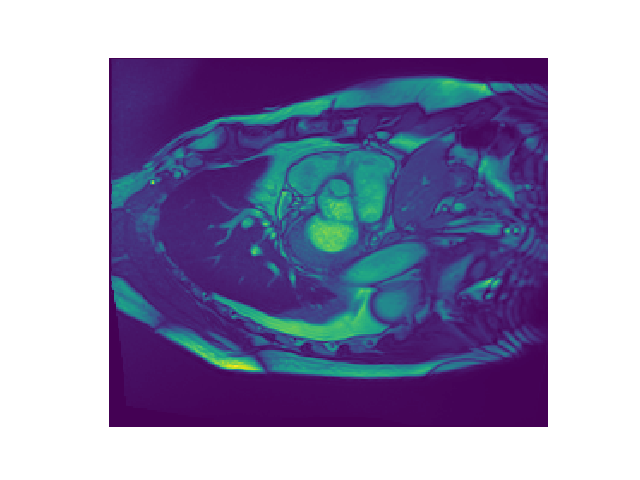
#> input picture Medical Sensors Project/prediction/patient1-pred-fig-1.png, 640 x 480 px; its folder holds only this picture in this run
$ python FINAL-code-edge.py   (older library calls are emulated)
#> lines starting #> are read from the running program, lines starting #| are printed output that depends on the picture; after the words box and inside, x2 and y2 are one past the last pixel; in counts of white or black regions, pixels touching at a corner belong together
"""pip install numpy
pip install matplotlib
pip install PIL
pip install opencv-python
pip install scikit-image
pip install argparse
pip install imutils
"""

import os
dirname = os.path.dirname(__file__)

import numpy as np
import cv2
from matplotlib import pyplot as plt
import matplotlib.image as mpimg
from PIL import Image

from skimage.feature import peak_local_max
from skimage.morphology import watershed
from scipy import ndimage
import argparse
import imutils

for filename in os.listdir(os.path.join(dirname, 'prediction')):

  # Importing Image
  img = cv2.imread((os.path.join(dirname, 'prediction', filename)), 1)
#> img is the input picture: shape (480, 640, 3); mean B, G, R 181.7, 150.1, 153.7
  print("Working on {0}.......".format(filename))
  #serial = 1
  #img = cv2.imread(os.path.join(dirname, 'prediction', 'patient{0}-pred-fig-2.png'.format(serial)),1)
  plt.axis('off')
  plt.imshow(img)

  #######################################################################
  ######################## ROI (Region of Interest) #####################
  #######################################################################

  #img (y1,y2 and x1,x2)
  roi_img = img[135:290, 265:410]
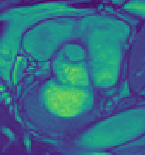
#> roi_img: shape (155, 145, 3); mean B, G, R 133.8, 110.9, 50.5
  plt.axis('off')
  plt.imshow(roi_img)
  #plt.show()

  gray = cv2.cvtColor(roi_img, cv2.COLOR_BGR2GRAY) #erosion
  blur = cv2.GaussianBlur(gray,(7,7),5)
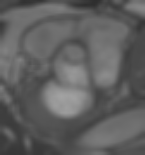
#> blur: shape (155, 145); min 46, max 163, mean 95.4

  plt.imshow(cv2.cvtColor(blur ,cv2.COLOR_BGR2RGB)) # load image using cv2....and do processing.
  plt.axis('off')
  #plt.show() # as opencv loads in BGR format by default, we want to show it in RGB

  #######################################################################
  ### Otsu
  ### https://opencv-python-tutroals.readthedocs.io/en/latest/py_tutorials/py_imgproc/py_thresholding/py_thresholding.html
  #######################################################################

  # gray = cv2.cvtColor(shifted, cv2.COLOR_BGR2GRAY)
  thresh = cv2.threshold(blur, 0, 255, cv2.THRESH_BINARY | cv2.THRESH_OTSU)[1]
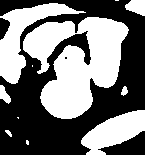
#> thresh: shape (155, 145); 46.5% white; 11 white regions (4 under 20 px), largest, box (x1, y1, x2, y2) and area: (23, 17, 129, 119) 6327, (0, 3, 86, 84) 2076, (81, 110, 145, 155) 1589
  plt.imshow(cv2.cvtColor(thresh ,cv2.COLOR_BGR2RGB)) # load image using cv2....and do processing.
  plt.axis('off')
  #plt.show() # as opencv loads in BGR format by default, we want to show it in RGB.


  #######################################################################
  ### Erosion (image noise)
  ### https://opencv-python-tutroals.readthedocs.io/en/latest/py_tutorials/py_imgproc/py_morphological_ops/py_morphological_ops.html"""
  #######################################################################

  kernel = np.ones((3,3),np.uint8)
  erosion = cv2.erode(thresh,kernel,iterations = 7)
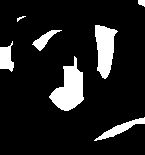
#> erosion: shape (155, 145); 12.1% white; 7 white regions, largest, box (x1, y1, x2, y2) and area: (49, 56, 84, 111) 1024, (95, 25, 118, 79) 796, (94, 117, 145, 141) 333
  #print(img)
  plt.axis('off')
  plt.imshow(erosion)
  #plt.show()

  #######################################################################
  ### Edge detection : https://opencv-python-tutroals.readthedocs.io/en/latest/py_tutorials/py_imgproc/py_canny/py_canny.html
  #######################################################################

  edges = cv2.Canny(erosion,70,300) #(100,200)
#> edges: shape (155, 145); 2.6% white in thin lines or dots
  #edges = cv2.Laplacian(erosion,cv2.CV_64F)
  plt.axis('off')
  plt.imshow(edges)
  #plt.show()

  #######################################################################
  ################# Euclidian-distance transform ########################
  #######################################################################

  # compute the exact Euclidean distance from every binary pixel to the nearest zero pixel, then find peaks in this distance map
  D = ndimage.distance_transform_edt(edges)
#> D: shape (155, 145) float64; values 0 (black) and 1 (white), 2.6% white in thin lines or dots
  localMax = peak_local_max(D, indices=False, min_distance=45, labels=thresh)
#> localMax: shape (155, 145) bool; 0.01% white in thin lines or dots, all inside (x1, y1, x2, y2) = (45, 45, 97, 91)

  ##############################################################################
  ### Watershed
  ### https://www.pyimagesearch.com/2015/11/02/watershed-opencv/
  ##############################################################################

  # perform a connected component analysis on the local peaks, using 8-connectivity, then appl#y the Watershed algorithm
  markers = ndimage.label(localMax, structure=np.ones((3, 3)))[0]
#> markers: shape (155, 145) int32; 4 distinct labels, from 0 to 3
  labels = watershed(-D, markers, mask=thresh)
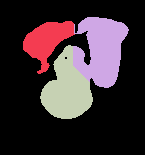
#> labels: shape (155, 145) int32; 4 distinct labels, from 0 to 3; one colour per label, 0 black
  #print("[INFO] {} unique segments found".format(len(np.unique(labels)) - 1))

  # loop over the unique labels returned by the Watershed algorithm
  for label in np.unique(labels):
    if label == 0 :
      continue
    # otherwise, allocate memory for the label region and draw it on the mask
    mask = np.zeros(gray.shape, dtype="uint8")
    mask[labels == label] = 255

    #resized = cv2.resize(mask, img)

    # detect contours in the mask and grab the largest one
    cnts = cv2.findContours(mask, cv2.RETR_EXTERNAL,cv2.CHAIN_APPROX_SIMPLE)
    cnts = imutils.grab_contours(cnts)
    c = max(cnts, key=cv2.contourArea)
#> this loop made 4 passes
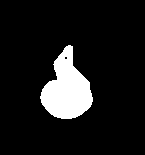
#> mask: shape (155, 145); 10.3% white; 1 white region, box (x1, y1, x2, y2) and area: (40, 45, 93, 119) 2314


  edges = cv2.Canny(mask, 100, 200) #100,200
#> edges: shape (155, 145); 1% white in thin lines or dots, all inside (x1, y1, x2, y2) = (39, 44, 93, 119)
  #edges = cv2.Laplacian(mask,cv2.CV_64F)
  plt.axis('off')
  plt.imshow(edges)
  plt.imshow(roi_img, alpha=0.5)
  #plt.savefig(os.path.join(dirname, 'edge', 'patient{0}_e_segments.png'.format(serial)), transparent=True)
  plt.savefig(os.path.join(dirname, 'all', filename), transparent=True)
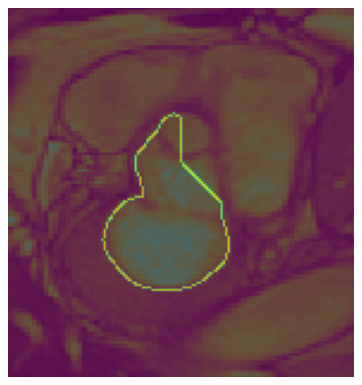
#> figure drawn by matplotlib, 1 panel; B, G, R data is drawn as R, G, B
  #plt.show()

$ run again, on Medical Sensors Project/prediction/patient1-pred-fig-10.png
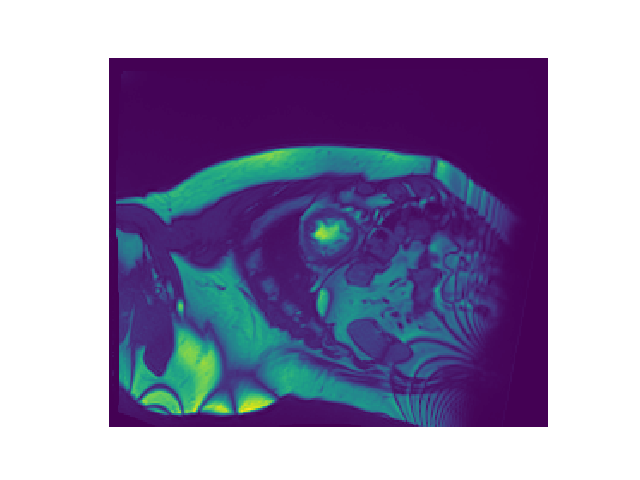
#> input picture Medical Sensors Project/prediction/patient1-pred-fig-10.png, 640 x 480 px
#> img is the input picture: shape (480, 640, 3); mean B, G, R 178.3, 146.4, 153.9
#> `thresh = cv2.threshold(blur, 0, 255, cv2.THRESH_BINARY | cv2.THRESH_OT..`:
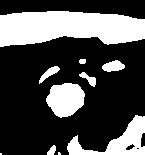
#> thresh: shape (155, 145); 30.4% white; 10 white regions (2 under 20 px), largest, box (x1, y1, x2, y2) and area: (0, 11, 145, 47) 4048, (67, 115, 145, 155) 1242, (46, 83, 85, 118) 1002
#> erosion: shape (155, 145); 8.9% white; 5 white regions (2 under 20 px), largest, box (x1, y1, x2, y2) and area: (0, 18, 145, 39) 1753, (57, 91, 76, 109) 214, (114, 147, 119, 155) 27
#> D: shape (155, 145) float64; values 0 (black) and 1 (white), 1.7% white in thin lines or dots, all inside (x1, y1, x2, y2) = (0, 17, 145, 155)
#> localMax: shape (155, 145) bool; 0% white in thin lines or dots, all inside (x1, y1, x2, y2) = (61, 91, 62, 92)
#> labels: shape (155, 145) int32; values 0 (black) and 1 (white), 4.5% white; 1 white region, box (x1, y1, x2, y2) and area: (46, 83, 85, 118) 1002
#> the loop `for label in np.unique(labels):` made 2 passes
#> `plt.savefig(os.path.join(dirname, 'all', filename), transparent=True)`:
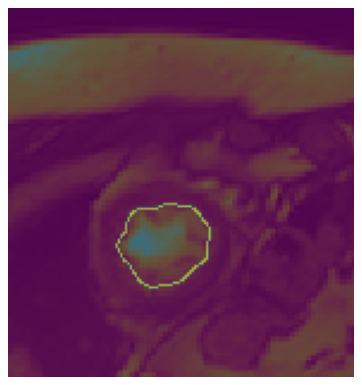
#> figure drawn by matplotlib, 1 panel; B, G, R data is drawn as R, G, B
